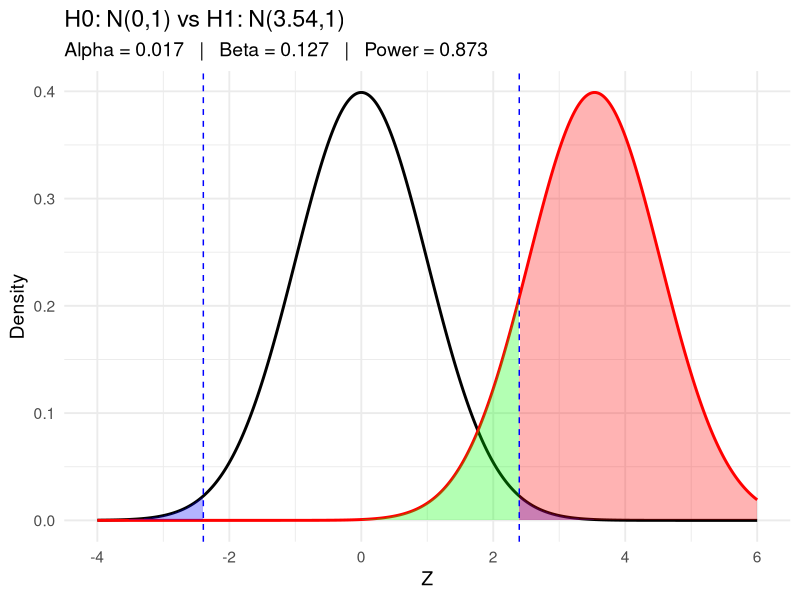

The R source for this figure:

if (!requireNamespace("pwr", quietly = TRUE)) install.packages("pwr")
library(pwr)

## =========================================================
## 样本量计算函数合集：t 检验 + 比例检验（6 大模块）
## 依赖：pwr 包
## =========================================================

library(pwr)

## -------------------------------------
## ① 单样本 t 检验（One-sample t-test）
## -------------------------------------
## 目的：检验单个均值是否与已知 μ0 不同
## 效应量：d = |μ - μ0| / SD

ss_t_one <- function(d, alpha = 0.05, power = 0.80,
                     alternative = c("two.sided","less","greater")) {
  alternative <- match.arg(alternative)
  pwr.t.test(d = d,
             sig.level = alpha,
             power     = power,
             type      = "one.sample",
             alternative = alternative)
}

## 示例：
ss_t_one(d = 0.5, alpha = 0.05, power = 0.80)


## -------------------------------------
## ② 双样本 t 检验（Two-sample t-test）
## -------------------------------------
## 目的：比较两个独立组的均值
## 效应量：d = |μ1 − μ2| / SD_pooled

ss_t_two <- function(d, alpha = 0.05, power = 0.80,
                     alternative = c("two.sided","less","greater")) {
  alternative <- match.arg(alternative)
  pwr.t.test(d = d,
             sig.level = alpha,
             power     = power,
             type      = "two.sample",
             alternative = alternative)
}

## 示例：
## 双侧：
ss_t_two(d = 0.4, alpha = 0.05, power = 0.80)
## 双侧：
ss_t_two(d = 0.25, alpha = 0.05, power = 0.80)

## 单侧：
ss_t_two(d = 0.5, alpha = 0.05, power = 0.80, alternative = "greater")

## -------------------------------------
## ③ 配对 t 检验（Paired t-test）
## -------------------------------------
## 目的：同一受试者前后对比
## 效应量：d = mean(diff) / SD(diff)

ss_t_paired <- function(d, alpha = 0.05, power = 0.80,
                        alternative = c("two.sided","less","greater")) {
  alternative <- match.arg(alternative)
  pwr.t.test(d = d,
             sig.level = alpha,
             power     = power,
             type      = "paired",
             alternative = alternative)
}

## 示例：
ss_t_paired(d = 0.3, power = 0.90)


## ----------------------------------------------------
## ④ 单样本比例检验（One-sample proportion z-test）
## ----------------------------------------------------
## 目的：检验单个比例 p 是否与 p0 不同
## 使用正态近似公式（教材常用）

ss_prop_one <- function(p1, p0, alpha = 0.05, power = 0.80,
                        alternative = c("two.sided","less","greater")) {
  alternative <- match.arg(alternative)
  
  z_alpha <- if (alternative == "two.sided") qnorm(1 - alpha/2) else qnorm(1 - alpha)
  z_beta  <- qnorm(power)
  
  num <- ( z_alpha * sqrt(p0*(1-p0)) +
             z_beta  * sqrt(p1*(1-p1)) )^2
  den <- (p1 - p0)^2
  n   <- ceiling(num / den)
  
  structure(list(method      = "One-sample proportion (z approximation)",
                 p1          = p1,
                 p0          = p0,
                 alpha       = alpha,
                 power       = power,
                 alternative = alternative,
                 n           = n),
            class = "power.htest")
}

## 示例：
ss_prop_one(p1 = 0.15, p0 = 0.05)



## ----------------------------------------------------
## ⑤ 双样本比例检验（Two-sample proportion z-test，比老师给的z计算要更加好计算，手算的时候用）
## ----------------------------------------------------
## 目的：比较两个独立组比例 p1 vs p2

ss_prop_two <- function(p1, p2, alpha = 0.05, power = 0.80,
                        alternative = c("two.sided","less","greater")) {
  alternative <- match.arg(alternative)
  
  p_bar  <- (p1 + p2) / 2
  z_alpha <- if (alternative == "two.sided") qnorm(1 - alpha/2) else qnorm(1 - alpha)
  z_beta  <- qnorm(power)
  
  num <- ( z_alpha * sqrt(2 * p_bar * (1 - p_bar)) +
             z_beta  * sqrt(p1*(1-p1) + p2*(1-p2)) )^2
  den <- (p1 - p2)^2
  n   <- ceiling(num / den)   # 每组样本量
  
  structure(list(method      = "Two-sample proportion (z approximation)",
                 p1          = p1,
                 p2          = p2,
                 alpha       = alpha,
                 power       = power,
                 alternative = alternative,
                 n_per_group = n),
            class = "power.htest")
}

## 示例：
ss_prop_two(p1 = 0.15, p2 = 0.05)


## --------------------------------------------------------
## ⑥ 配对比例检验（McNemar Test, paired proportions）
## --------------------------------------------------------
## 目的：前后是否改变；或配对 case–control
## p10 = 从 1 变 0 的比例
## p01 = 从 0 变 1 的比例
## 只用“改变”的人：p10 + p01

ss_prop_mcnemar <- function(p10, p01, alpha = 0.05, power = 0.80,
                            alternative = c("two.sided","less","greater")) {
  alternative <- match.arg(alternative)
  
  z_alpha <- if (alternative == "two.sided") qnorm(1 - alpha/2) else qnorm(1 - alpha)
  z_beta  <- qnorm(power)
  
  num <- (z_alpha + z_beta)^2 * (p10 + p01)
  den <- (p10 - p01)^2
  n   <- ceiling(num / den)   # 配对数（pairs）
  
  structure(list(method      = "McNemar paired proportions (normal approx.)",
                 p10         = p10,
                 p01         = p01,
                 alpha       = alpha,
                 power       = power,
                 alternative = alternative,
                 n_pairs     = n),
            class = "power.htest")
}

## 示例：
ss_prop_mcnemar(p10 = 0.15, p01 = 0.05)

## =========================================================
## 使用方法：
## 1. source("sample_size_functions.R")
## 2. 直接调用上面的 ss_* 函数查看所需样本量
## =========================================================



# 老师没有讲配对样本t的样本量计算方法，是因为需要知道组内相关性 ρ（课堂无法提供）

###################################################
### alpha and beta, and sample size calculation ###
###################################################

install.packages("ggplot2")
library(ggplot2)

## 1) Bonferroni Correction: given alpha and sample size, calculate beta and draw distribution
d <- 0.5
n <- 100 # assume the sample size is 64,100, 200... power 会变大

SE <- sqrt(2/n)
NCP <- d / SE
k = 3 # k is number of multiple testing

alpha1  <- 0.05/k  # Bonferroni Correction
crit  <- qnorm(1 - alpha1/2)      

## x range
x <- seq(-4, 6, length.out = 2000)

## distributions
df <- data.frame(
  x = x,
  H0 = dnorm(x, mean = 0, sd = 1),
  H1 = dnorm(x, mean = NCP, sd = 1)
)

## Regions for shading
# Type I error region (alpha): H0 in rejection region
shade_alpha_right <- subset(df, x >= crit)
shade_alpha_left  <- subset(df, x <= -crit)

# Power region (1 - beta): H1 in rejection region
shade_power_right <- subset(df, x >= crit)
shade_power_left  <- subset(df, x <= -crit)

# Type II error region (beta): H1 in acceptance region
shade_beta <- subset(df, x > -crit & x < crit)

## Calculate alpha, beta, power
alpha <- (1 - pnorm(crit)) + pnorm(-crit)
beta  <- pnorm(crit, mean=NCP, sd=1) - pnorm(-crit, mean=NCP, sd=1)
power <- 1 - beta

alpha; beta; power

## ---------- Plot ----------
ggplot() +
  # H0
  geom_line(data=df, aes(x=x, y=H0), linewidth=1) +
  # H1
  geom_line(data=df, aes(x=x, y=H1), linewidth=1, color="red") +
  
  # Alpha (Type I): blue shading
  geom_area(data=shade_alpha_right, aes(x=x, y=H0),
            fill="blue", alpha=0.3) +
  geom_area(data=shade_alpha_left, aes(x=x, y=H0),
            fill="blue", alpha=0.3) +
  
  # Power (1 - beta): H1 in rejection region (red shading)
  geom_area(data=shade_power_right, aes(x=x, y=H1),
            fill="red", alpha=0.3) +

  # Beta: green shading
  geom_area(data=shade_beta, aes(x=x, y=H1),
            fill="green", alpha=0.3) +
  
  # Critical lines
  geom_vline(xintercept=c(-crit, crit), color="blue", linetype="dashed") +
  
  labs(
    x="Z",
    y="Density",
    title=paste0("H0: N(0,1) vs H1: N(", round(NCP,2), ",1)"),
    subtitle=paste0(
      "Alpha = ", round(alpha,3),
      "   |   Beta = ", round(beta,3),
      "   |   Power = ", round(power,3)
    )
  ) +
  theme_minimal(base_size = 14)




# 2）Bonferroni Correction: given cohen's d, corrected alpha, expected beta, calculate sample size

alpha_exp <- 0.05   # experiment-wide alpha
k         <- 1     # number of tests
alpha_i   <- alpha_exp / k   # Bonferroni 校正后的 per-test alpha

power     <- 0.80
beta      <- 1 - power

d         <- 0.5    # Cohen's d (真实效应大小，以 SD 为单位)

## 对应的 z 值
z_alpha <- qnorm(1 - alpha_i/2)  # z_{1 - α_i/2} for two-sided test
z_beta  <- qnorm(power)          # z_{1 - β}，因为 power = 1 - β

z_alpha
z_beta

## Z 近似公式计算每组样本量
n_per_group <- 2 * (z_alpha + z_beta)^2 / d^2
n_per_group
ceiling(n_per_group)  # 向上取整作为最终每组样本量
